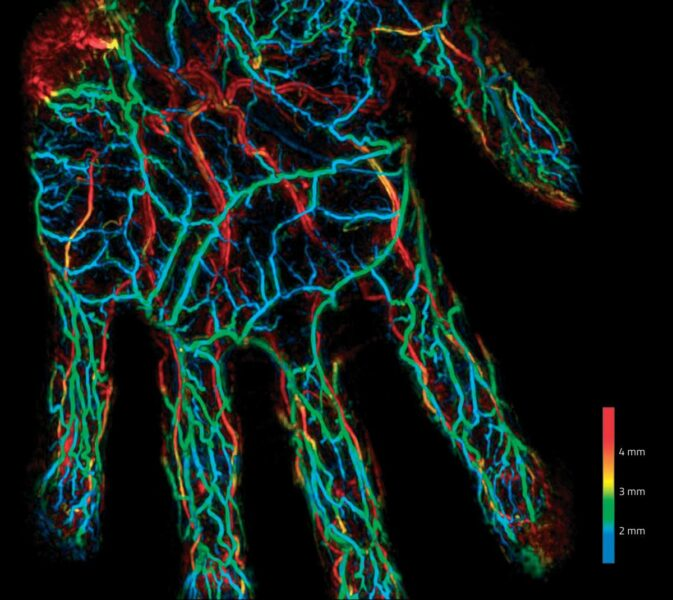
#> input picture 20220909_test01/photoacoustics_hand_vasculature.jpg, 673 x 600 px, given in place of the camera
$ python Camera_reading_with_ROI_selection.py
#> lines starting #> are read from the running program, lines starting #| are printed output that depends on the picture; after the words box and inside, x2 and y2 are one past the last pixel; in counts of white or black regions, pixels touching at a corner belong together
import cv2
import os
import numpy as np


# 所以global 在python中都 必须这么

font = cv2.FONT_HERSHEY_SIMPLEX  # 正常大小无衬线字体
size = 0.5
fx = 10
fy = 355
fh = 18
# ROI框的显示位置
x0 = 150
y0 = 100
# 录制的手势图片大小
width = 300
height = 300
# 每个手势录制的样本数
numofsamples = 300
counter = 0  # 计数器，记录已经录制多少图片了
# 存储地址和初始文件夹名称
gesturename = ''
path = ''

# 标识符 bool类型用来表示某些需要不断变化的状态
binaryMode = False  # 是否将ROI显示为而至二值模式
saveImg = False  # 是否需要保存图片


# 保存ROI图像
def saveROI(img):
    global path, counter, gesturename, saveImg
    if counter > numofsamples:
        # 恢复到初始值，以便后面继续录制手势
        saveImg = False
        gesturename = ''
        counter = 0
        return

    counter += 1
    name = gesturename + str(counter)  # 给录制的手势命名
    print("Saving img: ", name)
    cv2.imwrite(path + name + '.png', img)  # 写入文件
    time.sleep(0.05)


class camera_setting():

    def __init__( self, cap, camera_status,x0,y0):
        # 定义camera的两种功能
        self.cap = cap
        self.camera_status = camera_status
        self.x0 = x0
        self.y0 = y0
        self.cap = cv2.VideoCapture(0)  # 0为（笔记本）内置摄像头
        #self.success = success
        #self.raw_frame = raw_frame

    # 打开持续的摄像头
    def open_camera(self):

        success, raw_frame = self.cap.read()
#> raw_frame is the input picture: shape (600, 673, 3); mean B, G, R 27, 30.8, 17.9
        # print(type(success))
        # print(type(raw_frame))
        #cv2.imshow('Number Reading Camera', raw_frame)
        # 读帧
        ret, frame = self.cap.read()  # 返回的第一个参数为bool类型，用来表示是否读取到帧，如果为False说明已经读到最后一帧。frame为读取到的帧图片
        # 图像翻转（如果没有这一步，视频显示的刚好和我们左右对称）
        frame = cv2.flip(frame, 2)  # 第二个参数大于0：就表示是沿y轴翻转
        # 显示ROI区域 # 调用函数

        # 录制的手势图片大小
        width = 300
        height = 300
        # 录制的手势图片大小
        width_02 = 300
        height_02 = 100

        roi = camera_setting.binaryMask(frame, self.x0, self.y0, width,height)

        roi_02 = camera_setting.binaryMask(frame, self.x0, self.y0, width_02, height_02)

        # 显示提示语
        cv2.putText(frame, "Option: ", (fx, fy), font, size, (0, 255, 0))  # 标注字体
        cv2.putText(frame, "b-'Binary mode'/ r- 'RGB mode' ", (fx, fy + fh), font, size, (0, 255, 0))  # 标注字体
        cv2.putText(frame, "s-'new gestures(twice)'", (fx, fy + 2 * fh), font, size, (0, 255, 0))  # 标注字体
        cv2.putText(frame, "q-'quit'", (fx, fy + 3 * fh), font, size, (0, 255, 0))  # 标注字体

        #检查键盘输入
        camera_setting.keyboard_operation(self)

        # 展示处理之后的视频帧
        cv2.imshow('frame', frame)
        if (binaryMode):
            cv2.imshow('ROI', roi)
            cv2.imshow("ROI02",roi_02)
        else:
            cv2.imshow("ROI", frame[y0:y0 + height, x0:x0 + width])

    # 关闭摄像头
    def close_camera(self):
        # 最后记得释放捕捉
        self.cap.release()
        cv2.destroyAllWindows()
        print("I closed all windows as you need. see you next time!")

    # 键盘操作指令
    def keyboard_operation(self):

        key = cv2.waitKey(1) & 0xFF  # 等待键盘输入，
        if key == ord('b'):  # 将ROI显示为二值模式
            # binaryMode = not binaryMode
            binaryMode = True
            print("Binary Threshold filter active")
        elif key == ord('r'):  # RGB模式
            binaryMode = False
        elif key == ord('i'):  # 调整ROI框
            self.y0  = self.y0 - 5
        elif key == ord('k'):
            self.y0  = self.y0  + 5
        elif key == ord('j'):
            self.x0 = self.x0 - 5
        elif key == ord('l'):
            self.x0 = self.x0 + 5
        elif key == ord('q'):
            camera_setting.close_camera(self);
        elif key == ord('n'):
            # 开始录制新手势
            # 首先输入文件夹名字
            gesturename = (input("enter the gesture folder name: "))
            os.makedirs(gesturename)
            path = "./" + gesturename + "/"  # 生成文件夹的地址  用来存放录制的手势

    # 检查摄像头当前状态
    def check_camera_openornot(self):
        self.camera_status = self.cap.isOpened()  # 检测摄像头是否开启
        print(self.camera_status)
        return(self.camera_status)

    # 显示ROI为二值模式
    def binaryMask(frame, x0, y0, width, height):

        # 显示方框
#> called with x0 = 150, y0 = 100, width = 300, height = 300
        cv2.rectangle(frame, (x0, y0), (x0 + width, y0 + height), (0, 255, 0))
#> frame: shape (600, 673, 3); mean B, G, R 26.9, 31.4, 17.8
        half_height = int(height/2)
        half_width = int(width/2)
        #print(height, width, height/2, width/2)
        if(1):
            # 提取ROI像素 # 只针对在绿色框 rectangle中的图像， 边缘图像直接舍弃
            roi = frame[y0:y0 + height, x0:x0 + width]  # 0=>0.5
            # 高斯滤波处理
            gray = cv2.cvtColor(roi, cv2.COLOR_BGR2GRAY)
            blur = cv2.GaussianBlur(gray, (5, 5), 2)  # 高斯模糊，给出高斯模糊矩阵和标准差
            th3 = cv2.adaptiveThreshold(blur, 255, cv2.ADAPTIVE_THRESH_GAUSSIAN_C, cv2.THRESH_BINARY_INV, 11, 2)
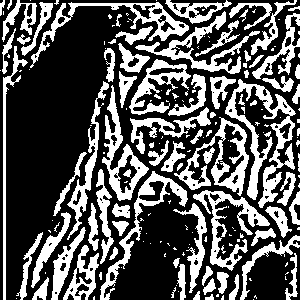
#> th3: shape (300, 300); 34.2% white; 184 white regions (104 under 20 px), largest, box (x1, y1, x2, y2) and area: (225, 79, 296, 208) 2574, (174, 117, 249, 196) 1698, (193, 190, 270, 271) 1540
            ret, res = cv2.threshold(th3, 70, 255, cv2.THRESH_BINARY_INV + cv2.THRESH_OTSU)  # ret还是bool类型
#> ret = 0

            # 二值化处理 3,3
            kernel = np.ones((3, 3), np.uint8)  # 设置卷积核
            erosion = cv2.erode(res, kernel)  # 腐蚀操作 开运算：先腐蚀后膨胀，去除孤立的小点，毛刺
#> erosion: shape (300, 300); 44.8% white; 136 white regions (93 under 20 px), largest, box (x1, y1, x2, y2) and area: (0, 0, 300, 300) 32512, (246, 253, 294, 300) 1567, (155, 0, 287, 64) 1429
            # cv2.imshow("erosion", erosion)
            dilation = cv2.dilate(erosion, kernel)  # 膨胀操作 闭运算：先膨胀后腐蚀，填平小孔，弥合小裂缝
#> dilation: shape (300, 300); 63.9% white; 102 black regions (51 under 20 px), largest, box (x1, y1, x2, y2) and area: (135, 0, 300, 92) 3644, (53, 48, 149, 240) 3217, (210, 76, 296, 208) 3190
            # 轮廓提取
            binaryimg = cv2.Canny(res, 50, 200)  # 二值化，canny检测
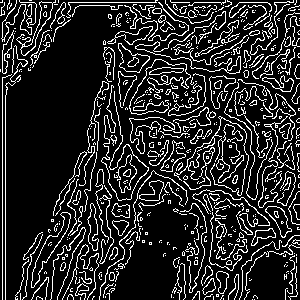
#> binaryimg: shape (300, 300); 15.9% white in thin lines or dots
            h = cv2.findContours(binaryimg, cv2.RETR_TREE, cv2.CHAIN_APPROX_NONE)  # 寻找轮廓
#> h = 580 contours, 496 with area under 20; largest, box (x1, y1, x2, y2) and area: (31, 212, 71, 288) 640, (31, 212, 71, 288) 614, (118, 43, 150, 73) 461, (118, 43, 150, 73) 444, (16, 0, 56, 56) 394
            contours = h[0]  # 提取轮廓
#> contours has the same summary as h
            ret = np.ones(res.shape, np.uint8)  # 创建黑色幕布
            cv2.drawContours(ret, contours, -1, (255, 255, 255), 1)  # 绘制白色轮廓
#> ret: shape (300, 300); values 1 (black) and 255 (white), 15.9% white in thin lines or dots
            cv2.imshow("ret", ret)


def main():
    print("start the main program")
    #camera setting
    camera_status = False
    cap = None
    open_camera = True;
    camera_openornot=False;
    key = ord("p")
    #print(type(key))

    Camera01 = camera_setting(cap,camera_status, x0, y0)
    # 打开摄像头

    cap = Camera01.open_camera()
#> call 2 of binaryMask, with x0 = 150, y0 = 100, width = 300, height = 100
#> in binaryMask (call 2), `cv2.rectangle(frame, (x0, y0), (x0 + width, y0 + height), (0, 255, 0))`:
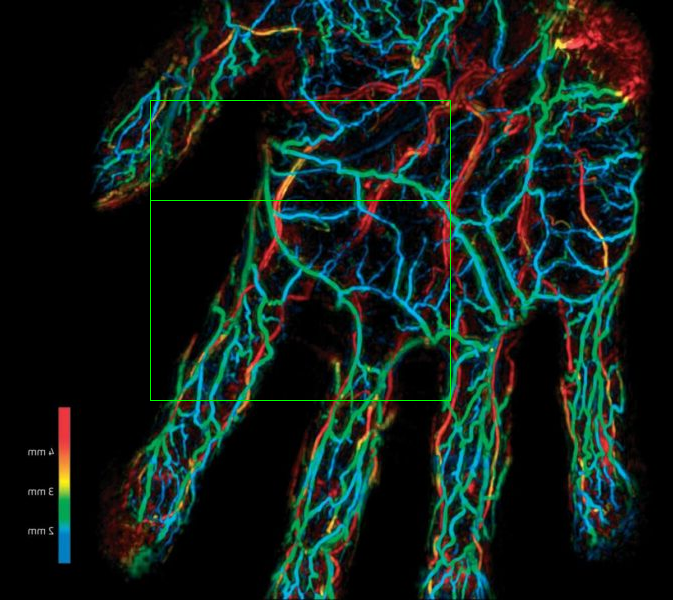
#> frame: shape (600, 673, 3); mean B, G, R 26.9, 31.6, 17.8
#> in binaryMask (call 2), `blur = cv2.GaussianBlur(gray, (5, 5), 2)`:
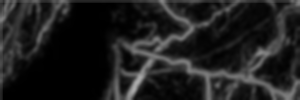
#> blur: shape (100, 300); min 0, max 171, mean 31
#> in binaryMask (call 2), `th3 = cv2.adaptiveThreshold(blur, 255, cv2.ADAPTIVE_THRESH_GAUSSIAN_C,..`: th3: shape (100, 300); 35.3% white; 71 white regions (36 under 20 px), largest, box (x1, y1, x2, y2) and area: (30, 2, 189, 68) 1500, (135, 11, 260, 74) 1466, (132, 59, 191, 100) 805
#> in binaryMask (call 2), `erosion = cv2.erode(res, kernel)`: erosion: shape (100, 300); 41.7% white; 62 white regions (40 under 20 px), largest, box (x1, y1, x2, y2) and area: (0, 0, 300, 100) 9153, (155, 0, 287, 64) 1429, (172, 79, 197, 100) 199
#> in binaryMask (call 2), `dilation = cv2.dilate(erosion, kernel)`:
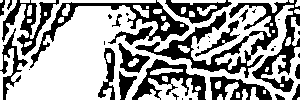
#> dilation: shape (100, 300); 62.3% white; 34 black regions (16 under 20 px), largest, box (x1, y1, x2, y2) and area: (135, 0, 300, 92) 3644, (30, 0, 189, 68) 1912, (132, 59, 206, 100) 1153
#> in binaryMask (call 2), `binaryimg = cv2.Canny(res, 50, 200)`:
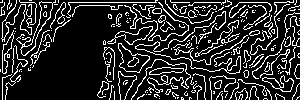
#> binaryimg: shape (100, 300); 17.4% white in thin lines or dots
#> in binaryMask (call 2), `h = cv2.findContours(binaryimg, cv2.RETR_TREE, cv2.CHAIN_APPROX_NONE)`: h = 237 contours, 200 with area under 20; largest, box (x1, y1, x2, y2) and area: (118, 43, 150, 73) 461, (118, 43, 150, 73) 444, (16, 0, 56, 56) 394, (20, 1, 53, 56) 364, (107, 26, 153, 45) 294
#> in binaryMask (call 2), `contours = h[0]`: contours has the same summary as h
#> in binaryMask (call 2), `cv2.drawContours(ret, contours, -1, (255, 255, 255), 1)`: ret: shape (100, 300); values 1 (black) and 255 (white), 17.4% white in thin lines or dots
#> in open_camera, `cv2.putText(frame, "Option: ", (fx, fy), font, size, (0, 255, 0))`: frame: shape (600, 673, 3); 0.03% of pixels changed, all inside (x1, y1, x2, y2) = (12, 344, 64, 360)
#> in open_camera, `cv2.putText(frame, "q-'quit'", (fx, fy + 3 * fh), font, size, (0, 255,..`: frame: shape (600, 673, 3); mean B, G, R 26.9, 32.3, 17.8
#> (key q is pressed here)
#> in open_camera, `cv2.imshow("ROI", frame[y0:y0 + height, x0:x0 + width])`:
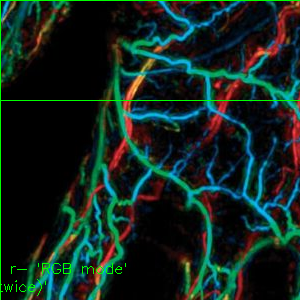
#> window 'ROI': shape (300, 300, 3); mean B, G, R 31, 37.4, 18.5
    #key = cv2.waitKey(1) & 0xFF

    while (open_camera == True):
        Camera01.open_camera()
#> this loop made 15 passes; (key Esc is pressed on pass 1)


if __name__ == '__main__':
    # 创建一个视频捕捉对象

    main()
